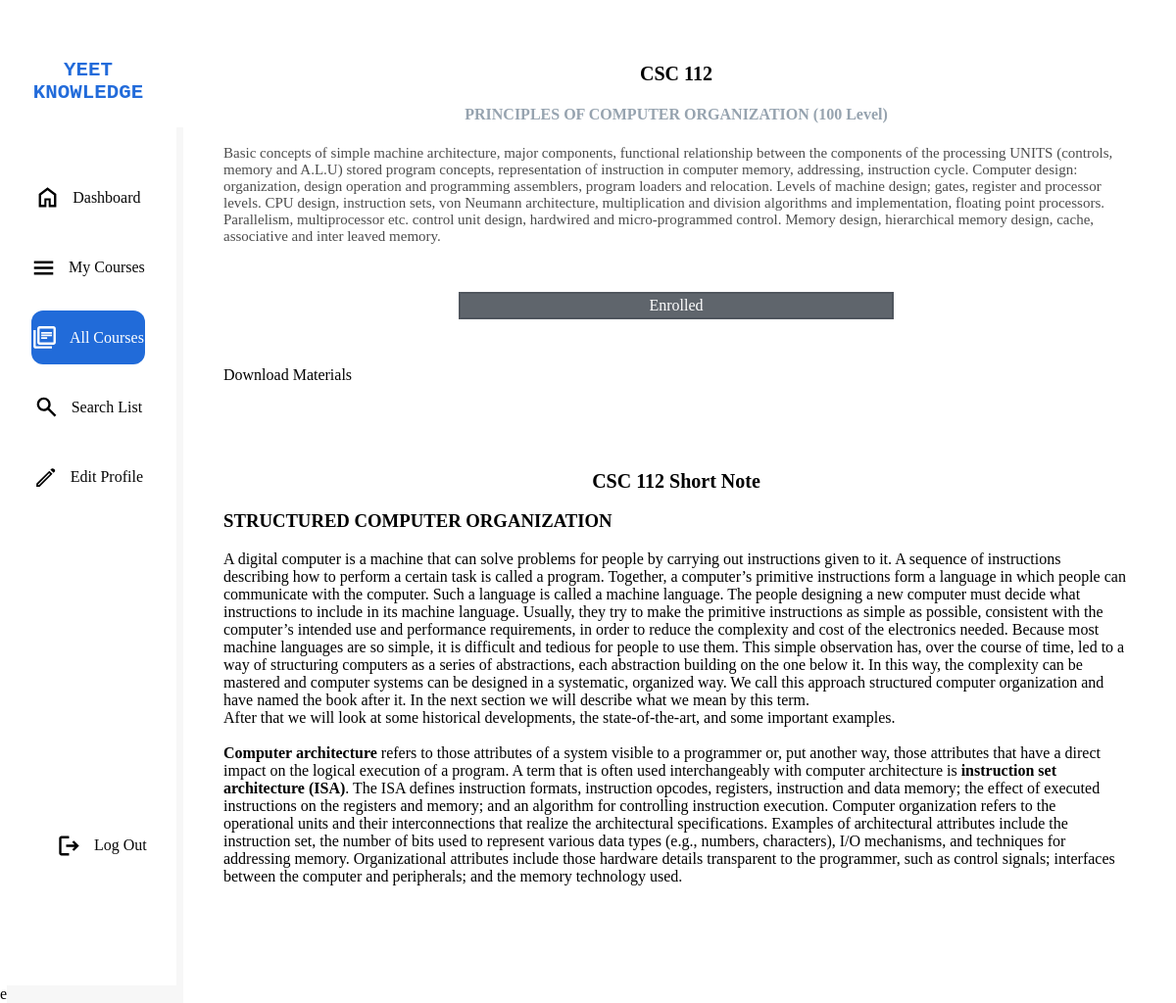
Screenshot of /personal/link.php?aq=csc112 (signed in) with the database file from the repository.
### tables this page shows
CREATE TABLE `courses` (
  `id` int(11) NOT NULL,
  `Course Code` varchar(30) NOT NULL,
  `Course Title` varchar(80) NOT NULL,
  `level` varchar(10) NOT NULL,
  `materials` varchar(2000) NOT NULL
);

### personal/link.php (the view, shortened to what this page needs)
<link rel="stylesheet" href="../style/style2.css">
<div class="container2">
<div class="one left">
            <a href="/vent/personal/allcourses.php"><div class="brand"><h4 class="h4">YEET KNOWLEDGE</h4></div></a>
            <ul>
                <a href="/vent/personal/dashboard.php"><li class="left-section"><img src="../icons/home.svg">Dashboard</li></a>
                <a href="/vent/personal/mycourses.php"><li class="left-section"><img src="../icons/menubook.svg">My Courses</li></a>
                <a href="/vent/personal/allcourses.php"><li class="left-section selection"><img class="blue" src="../icons/librarybooks.svg">All Courses</li></a>
                <a href="/vent/personal/search.php"><li class="left-section"><img src="../icons/search.svg">Search List</li></a>
                <a href="/vent/personal/editdetails.php"><li class="left-section"><img src="../icons/editn.svg">Edit Profile</li></a>
                <a href="/vent/personal/logout.php"><li class="left-section Settings"><img src="../icons/logout.svg">Log Out</li></a>
            </ul>
        </div>
    <div class="one center coursedetails">
    <?php
    $conn = mysqli_connect("localhost", "root", "", "learning");
    $save = $_SESSION['id'];
    if(isset($_GET["aq"])){
        if($_GET["aq"]){
            $rtr = $_GET["aq"];
            $word = strtoupper(substr($rtr, 0, 3)) . " ".  substr($rtr, 3, 6) ;
            $sqlquery = "SELECT * FROM `courses` WHERE `Course Code` = '$word'";
            $query = mysqli_query($conn, $sqlquery);
            $nnb = mysqli_fetch_array($query);
            echo "<center><div class=''><h2>{$word}</h2></div>
                            <div class=''><h4>{$nnb['Course Title']} ({$nnb['level']})</h4></div></center>
                            <div class='coursedet1'>{$nnb['materials']}</div>" ;
                            $last_read = $word;
            $yr = "SELECT mycourse FROM users WHERE id = $save AND `mycourse` like '%$rtr%'";
            $lkl = "UPDATE `dashboard` SET `lastRead` = '$last_read' where id = '$save'";
            mysqli_query($conn, $lkl);
            $yr1 = mysqli_query($conn, $yr);
    if(mysqli_num_rows($yr1) !== 0){
        echo "<a href='/vent/personal/link.php?aq={$rtr}&enr=yes'><div class='enrol enrolled'>Enrolled</div></a>";}
    else{
        echo "<a href='/vent/personal/link.php?aq={$rtr}&enr=no'><div class='enrol'>Enrol for this course</div></a>";
        }
        echo "<div class=''>Download Materials</div>";
        ?>
</head>
<body>
<div class="wrapper">
<?php
    $fil = '../material/' .$rtr .'/' .$rtr .'.xml';
    $filename = fopen($fil, 'r') or die ("weakness" );
    while(!feof($filename)){
        $line = fgets($filename);
        echo $line;
    }
}}
    else{
        header("location:/vent/personal/allcourses.php");
    }
?><br><br><br>
</div></div>
e

### style/style2.css (style rules this page uses)
* { list-style: none; list-style-type: none; text-decoration: none; }
body { padding: 0; margin: 0; height: 100vh; width: 96vw; }
h2 { font-size: 20px; margin: 1rem 0rem; }
h4 { color: rgb(150, 163, 175); }
a { font-size: 16px; }
.brand { display: flex; }
.container2 { display: grid; padding: 0px; margin: 0px; grid-template-columns: 15vw 85vw; height: 100%; position: relative; }
.one { position: relative; }
.left { background-color: rgb(255, 255, 255); padding: 2rem; box-shadow: 7px 130px rgb(247, 247, 247); }
.left-section { padding: 15px 0rem; text-align: center; background-color: rgb(255, 255, 255); margin-block-start: 1.6vh; color: rgb(7, 7, 7); display: flex; align-items: center; justify-content: center; gap: 0.8rem; }
.left-section img, .l img { width: 25px; height: 25px; }
.h4 { font-size: 1.3rem; width: 100%; font-family: Arial, Helvetica, sans-serif; text-align: center; font-family: "Courier New", Courier, monospace; color: #0b5cd6e7; }
ul { margin-block-start: 4vh; padding-inline-start: 0px; }
.Settings { position: absolute; top: max(80vh); width: 80%; }
.blue { filter: invert(100%) sepia(63%) saturate(0%) hue-rotate(246deg) brightness(100%) contrast(156%); }
.center { padding: 3rem; }
img { width: 160px; height: 130px; }
.coursedetails { font-size: 17px; font-family: Cambria, Cochin, Georgia, Times, 'Times New Roman', serif; font-size: 1rem; }
.coursedet1 { margin: auto; font-size: 15px; opacity: 70%; }
.enrol { text-align: center; margin: 3rem 15rem; border: #0b5cd6e7 2px solid; padding: 3px; color:#0b5cd6e7; }
.enrolled { border: #4f555de7 2px solid; color:white; background-color: #4f555de7; }
.container2 { margin: 0; height: 100vh; padding: 0px; scrollbar-width: 1px; }
.one { margin: 0; }
.left { margin: 0; background-color: rgb(255, 255, 255); padding: 2rem; box-sizing: border-box; box-shadow: 7px 130px rgb(247, 247, 247); }
.center { margin: 0; overflow-x: hidden; }
.left-section { text-align: center; padding: 15px 0rem; text-align: center; background-color: rgb(255, 255, 255); margin-block-start: 1.6vh; color: rgb(7, 7, 7); display: flex; align-items: center; justify-content: center; gap: 0.8rem; }
.selection { background-color: #0b5cd6e7; color: white; border-radius: 12px; }

### rows the page displays
courses: Course Title "PRINCIPLES OF COMPUTER ORGANIZATION", level "100 Level", materials "Basic concepts of simple machine architecture, major components, functional relationship between the components of the processing UNITS (controls, memory and A.L.U) stored program concepts, representation of instruction in computer memory, addressing, instruction cycle. Computer design: organization, design operation and programming assemblers, program loaders and relocation. Levels of machine design; gates, register and processor levels. CPU design, instruction sets, von Neumann architecture, multiplication and division algorithms and implementation, floating point processors. Parallelism, multiprocessor etc. control unit design, hardwired and micro-programmed control. Memory design,…"

### other values shown
$word "CSC 112"
$line "CSC 112 Short Note"
$line "STRUCTURED COMPUTER ORGANIZATION"
$line "A digital computer is a machine that can solve problems for people by carrying out instructions given to it. A sequence of instructions describing how to perform a certain task is called a program."
$line "Together, a computer’s primitive instructions form a language in which people can communicate with the computer. Such a language is called a machine"
$line "language. The people designing a new computer must decide what instructions to"
$line "tedious for people to use them."
$line "be designed in a systematic, organized way. We call this approach structured"
$line "computer organization and have named the book after it. In the next section we"
$line "will describe what we mean by this term. After that we will look at some historical developments, the state-of-the-art, and some important examples."
$line "Computer architecture refers to those attributes of a system visible to a programmer or, put another way, those attributes that have a direct impact on the"
$line "logical execution of a program. A term that is often used interchangeably with computer architecture is instruction set architecture (ISA) . The ISA defines instruction"
$line "formats, instruction opcodes, registers, instruction and data memory; the effect of"
$line "executed instructions on the registers and memory; and an algorithm for controlling instruction execution. Computer organization refers to the operational units"
$line "and their interconnections that realize the architectural specifications. Examples of"
